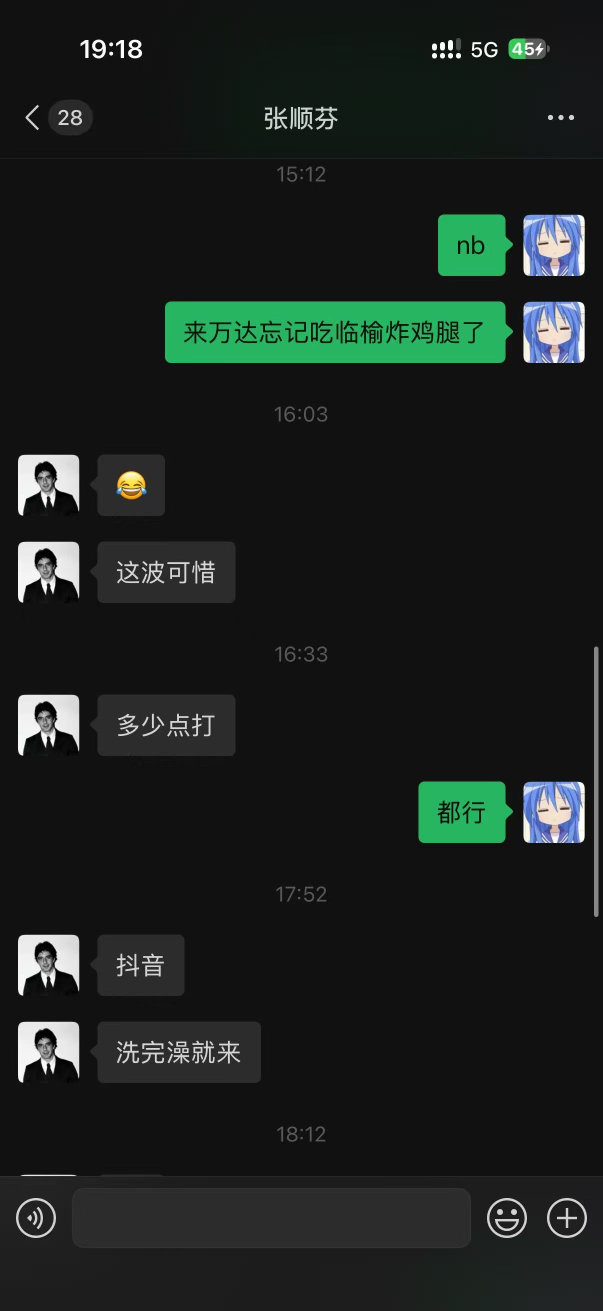
#> input picture samples/1/120c5a2d77a01c2b11583cabe4ba98e3.jpg, 1206 x 2622 px (shown at 1/2 size); its folder holds only this picture in this run
$ python diag_real28.py
#> lines starting #> are read from the running program, lines starting #| are printed output that depends on the picture
"""Establish GROUND TRUTH for the bottom overlay: crop the bottom of every
screenshot and lay them side by side so the bar boundary is visible.

Also print, for every row in the bottom 500, the per-pair diff and the MEDIAN
across pairs. The bar should show a sharp drop in median diff at its top edge.

ASCII-only prints.
"""
import glob
import os

import numpy as np
from PIL import Image, ImageDraw

SRC = r"E:\DeepSeek\本地电脑\splice\samples\1"
H = 2622
BAND = 500          # rows from H-BAND to H
TW = 200            # thumb width


def load_gray(path):
    return np.asarray(Image.open(path).convert("RGB")).astype(np.float32).mean(axis=2)
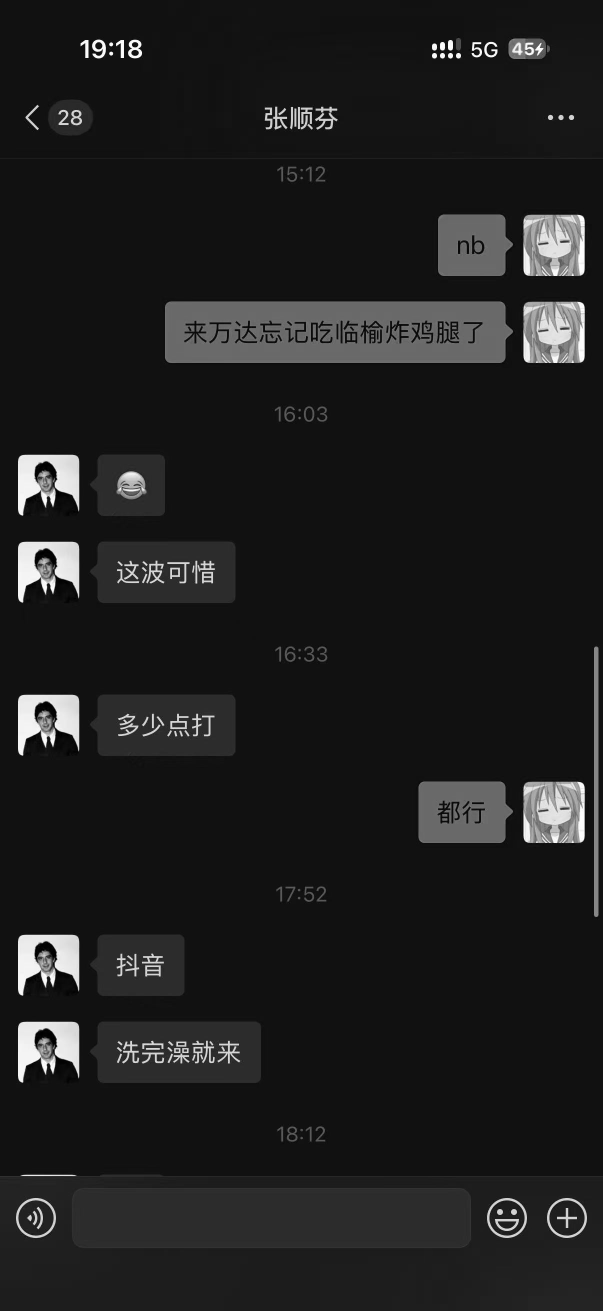
#> returned value: shape (2622, 1206) float32 (shown at 1/2 size); min 0, max 255, mean 30.6


def main():
    files = sorted(glob.glob(os.path.join(SRC, "*.jpg")),
                   key=lambda p: os.path.getmtime(p))
    grays = [load_gray(p) for p in files]
#> grays = 1 item
    n = len(files)

    # ---- visual: bottom band of each image
    th = int(BAND * TW / 1206)
    gap = 8
    canvas = Image.new("RGB", (n * (TW + gap), th + 20), (255, 255, 255))
#> canvas: PIL image 208x102 RGB; every value is 255
    dr = ImageDraw.Draw(canvas)
    for i, p in enumerate(files):
        im = Image.open(p).convert("RGB").crop((0, H - BAND, 1206, H))
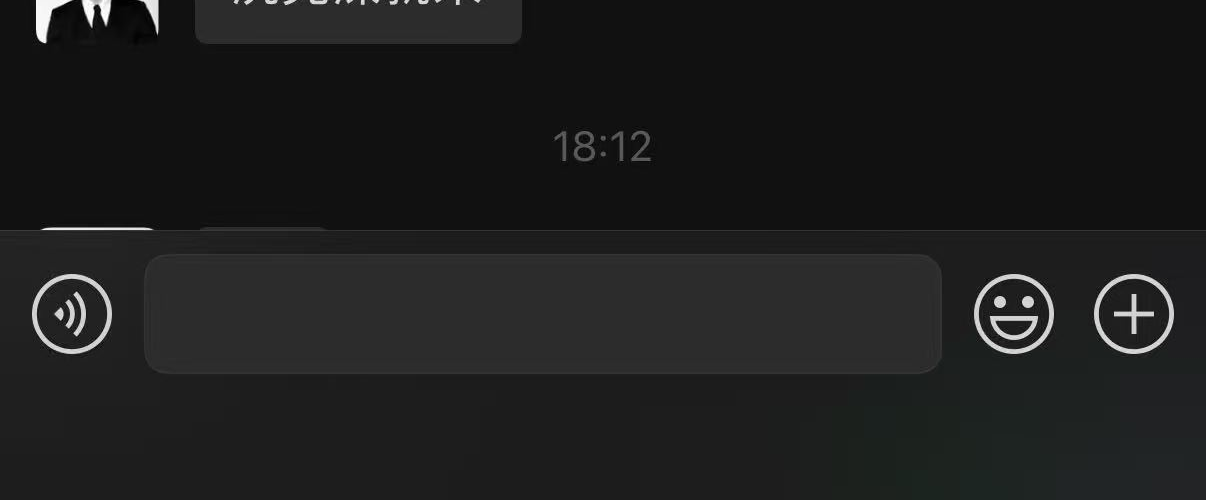
#> im: PIL image 1206x500 RGB; mean R, G, B 29.1, 29.5, 29.4
        im = im.resize((TW, th), Image.LANCZOS)
#> im: PIL image 200x82 RGB
        canvas.paste(im, (i * (TW + gap), 20))
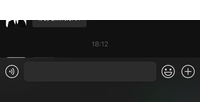
#> canvas: PIL image 208x102 RGB; mean R, G, B 80.3, 80.7, 80.6
        dr.text((i * (TW + gap) + 2, 4), "%d:%s" % (i, os.path.basename(p)[:6]),
                fill=(0, 0, 0))
        dr.line([(i * (TW + gap), 20), (i * (TW + gap), th + 20)],
                fill=(255, 0, 0))
    out = os.path.join(SRC, "_bottom6.png")
    canvas.save(out)
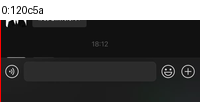
#> saved as _bottom6.png: PIL image 208x102 RGB; mean R, G, B 80.1, 79.4, 79.3
    print("wrote %s %s" % (out, canvas.size))
#| wrote E:\DeepSeek\本地电脑\splice\samples\1/_bottom6.png (208, 102)

    # ---- median diff profile
    print("")
    print("y      " + "  ".join("p%d" % i for i in range(n - 1)) + "   median")
    for y in range(H - BAND, H, 10):
        vals = [float(np.abs(grays[i][y] - grays[i + 1][y]).mean())
                for i in range(n - 1)]
        med = float(np.median(vals))
        print("%-6d " % y + "  ".join("%5.1f" % v for v in vals)
              + "   %6.2f" % med)
#> this loop made 50 passes
#| 2122         nan
#| 2132         nan
#| 2142         nan
#| 2152         nan
#| 2162         nan
#| 2172         nan
#| 2182         nan
#| 2192         nan
#> (further printed lines are left out)


if __name__ == "__main__":
    main()

$ run again, on samples/1/86dac91c205190585257f5d0c7b1b10e.jpg
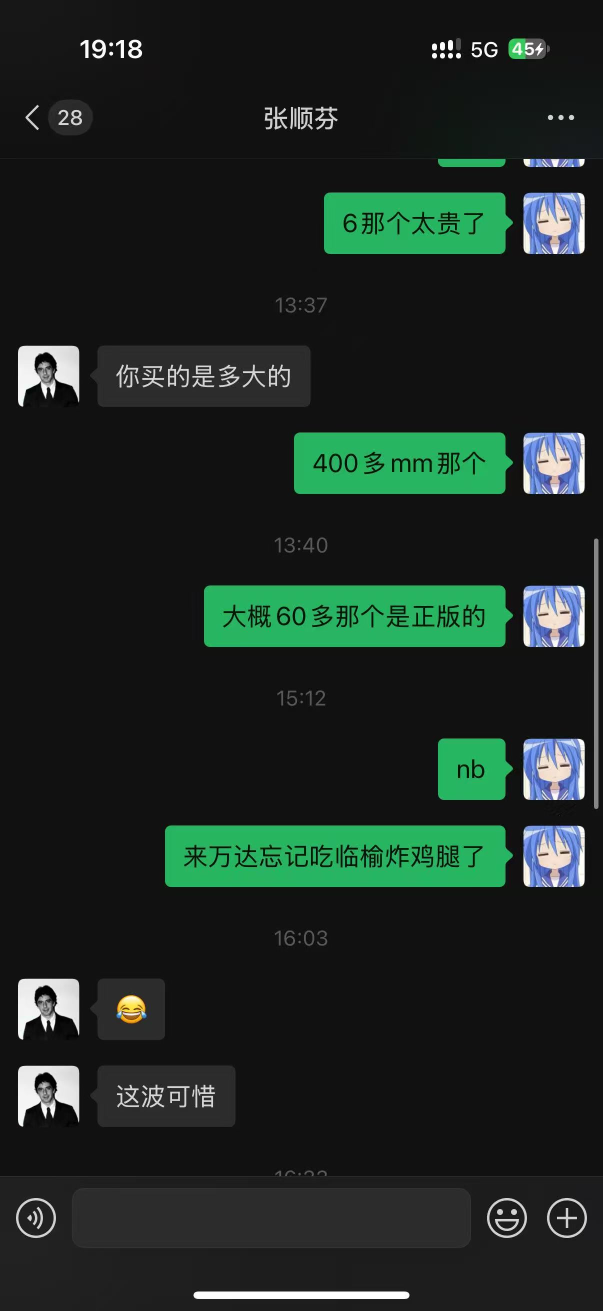
#> input picture samples/1/86dac91c205190585257f5d0c7b1b10e.jpg, 1206 x 2622 px (shown at 1/2 size)
#> in load_gray, `return np.asarray(Image.open(path).convert("RGB")).astype(np.float32)...`:
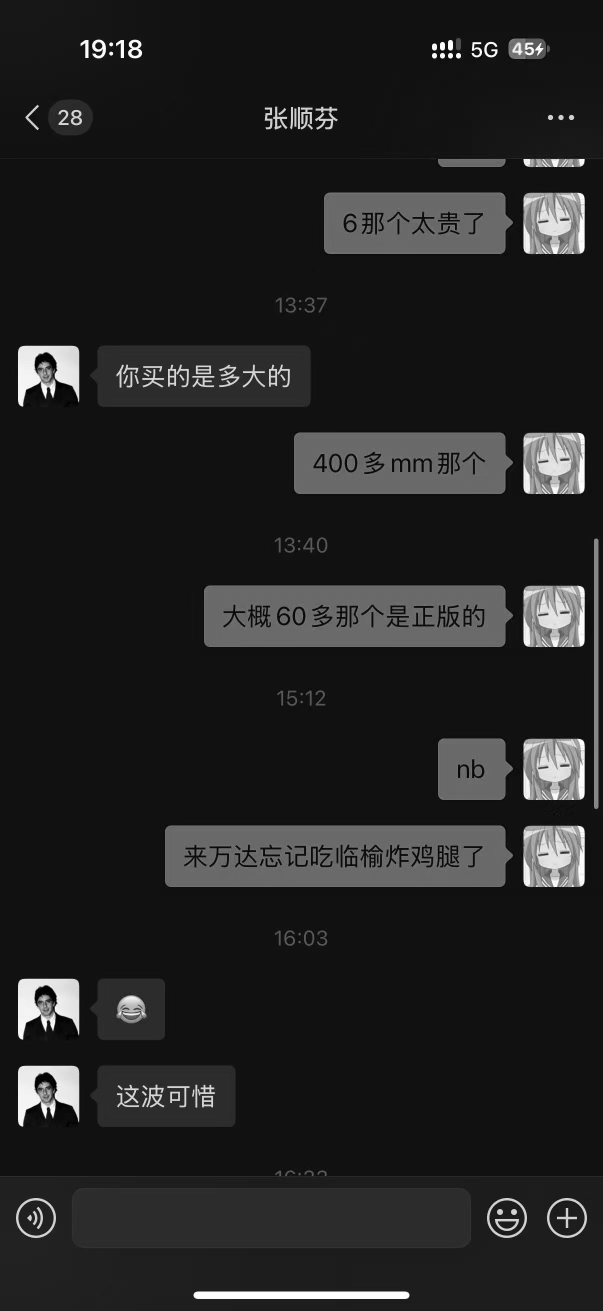
#> returned value: shape (2622, 1206) float32 (shown at 1/2 size); min 0, max 255, mean 34.7
#> grays = 1 item
#> in main, `canvas.save(out)`:
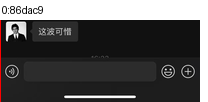
#> saved as _bottom6.png: PIL image 208x102 RGB; mean R, G, B 85, 84, 84
#| wrote E:\DeepSeek\本地电脑\splice\samples\1/_bottom6.png (208, 102)
#> the loop in main, `for y in range(H - BAND, H, 10):` made 50 passes
#| 2122         nan
#| 2132         nan
#| 2142         nan
#| 2152         nan
#| 2162         nan
#> (further printed lines are left out)

$ run again, on samples/1/36a92788b4f06b265b2891777e1a4d17.jpg
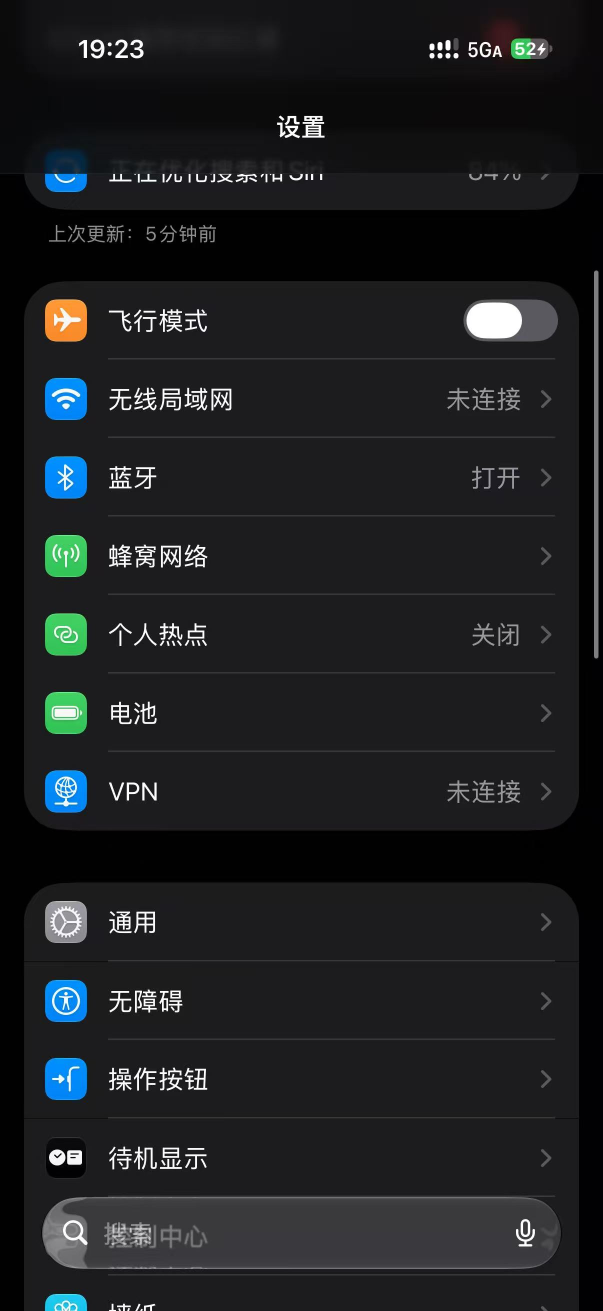
#> input picture samples/1/36a92788b4f06b265b2891777e1a4d17.jpg, 1206 x 2622 px (shown at 1/2 size)
#> grays = 1 item
#> in main, `canvas.save(out)`:
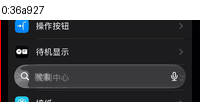
#> saved as _bottom6.png: PIL image 208x102 RGB; mean R, G, B 87.7, 88.1, 90.6
#| wrote E:\DeepSeek\本地电脑\splice\samples\1/_bottom6.png (208, 102)
#> the loop in main, `for y in range(H - BAND, H, 10):` made 50 passes
#| 2122         nan
#| 2132         nan
#| 2142         nan
#| 2152         nan
#| 2162         nan
#> (further printed lines are left out)
